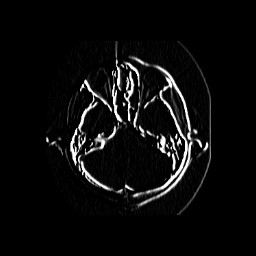

The script that drew this image:
#!/usr/bin/env python

# Apply separable convolution with gradient in X and Gaussian smoothing in Y.

# Factory overrides
import vtkmodules.vtkInteractionStyle  # noqa: F401
import vtkmodules.vtkRenderingFreeType  # noqa: F401
import vtkmodules.vtkRenderingOpenGL2  # noqa: F401

import math
import os

from vtkmodules.vtkCommonCore import vtkFloatArray
from vtkmodules.vtkIOImage import vtkPNGReader
from vtkmodules.vtkImagingGeneral import vtkImageSeparableConvolution
from vtkmodules.vtkRenderingCore import (
    vtkImageActor,
    vtkRenderWindow,
    vtkRenderWindowInteractor,
    vtkRenderer,
)

# Image pipeline
reader = vtkPNGReader()
data_dir = os.environ.get("VPE_DATA_DIR", os.path.dirname(os.path.abspath(__file__)))

reader.SetFileName(os.path.join(data_dir, "fullhead15.png"))

# Gradient kernel in X
kernel = vtkFloatArray()
kernel.SetNumberOfTuples(3)
kernel.InsertValue(0, -1)
kernel.InsertValue(1, 0)
kernel.InsertValue(2, 1)

# Gaussian kernel in Y
sigma = 1.5
sigma2 = sigma * sigma
gaussian = vtkFloatArray()
gaussian.SetNumberOfTuples(31)
for i in range(31):
    x = i - 15
    g = math.exp(-(x * x) / (2.0 * sigma2)) / (math.sqrt(2.0 * 3.1415) * sigma)
    gaussian.InsertValue(i, g)

# Separable convolution
convolve = vtkImageSeparableConvolution()
convolve.SetInputConnection(reader.GetOutputPort())
convolve.SetDimensionality(2)
convolve.SetXKernel(kernel)
convolve.SetYKernel(gaussian)
convolve.Update()

# Display with vtkImageActor
image_actor = vtkImageActor()
image_actor.GetMapper().SetInputConnection(convolve.GetOutputPort())

# Renderer
renderer = vtkRenderer()
renderer.AddActor(image_actor)

# Window
render_window = vtkRenderWindow()
render_window.AddRenderer(renderer)
render_window.SetSize(256, 256)
render_window.SetWindowName("separable")

# Scene
renderer.ResetCamera()

# Interactor
interactor = vtkRenderWindowInteractor()
interactor.SetRenderWindow(render_window)

interactor.Initialize()
interactor.Start()
